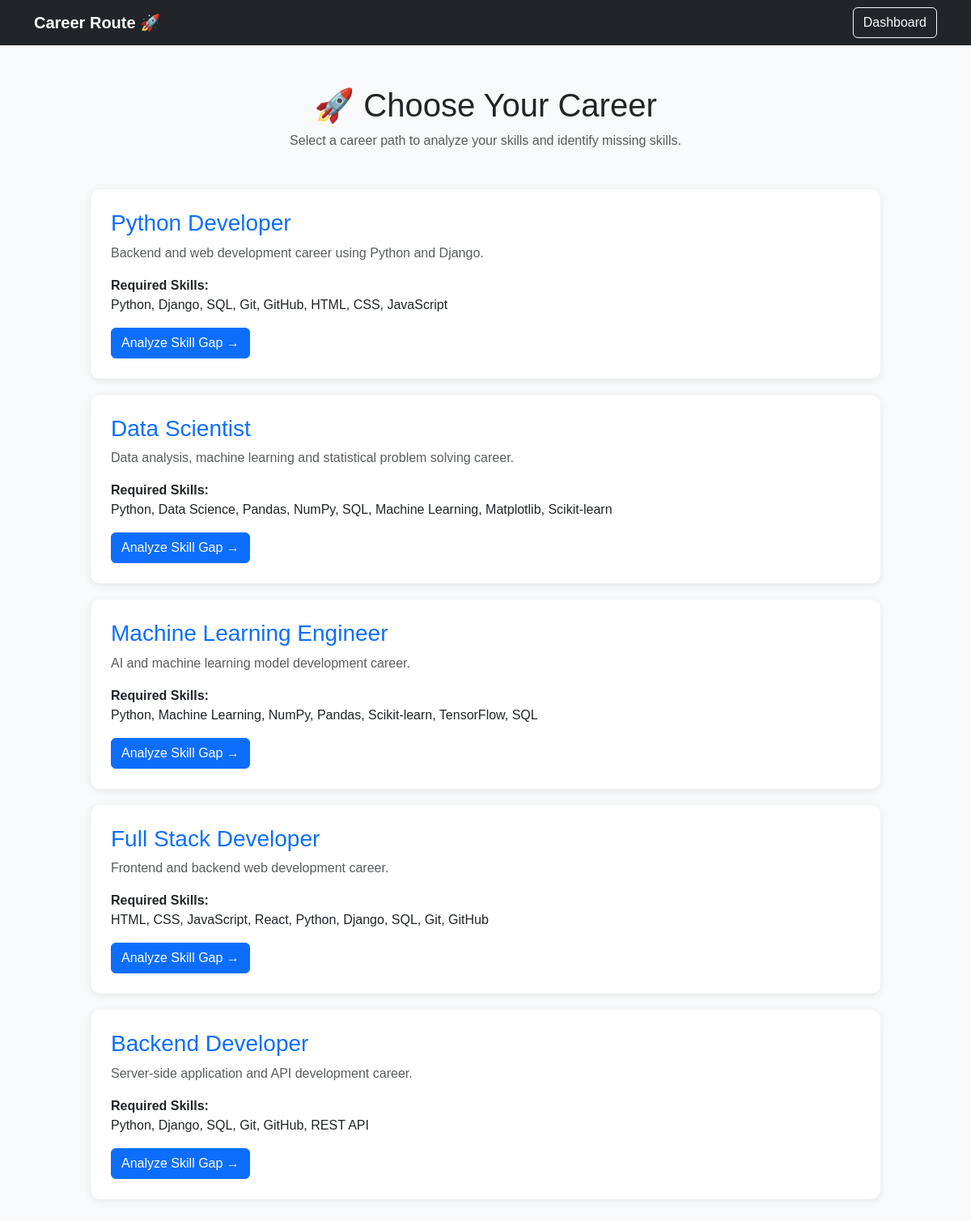
The page /skills/career/ (signed in) on the database its author committed.
### skills/models.py (models this page shows, shortened)
class Career(models.Model):
    name = models.CharField(max_length=100)
    required_skills = models.TextField()
    description = models.TextField(blank=True)

### skills/views.py (the view)
@login_required
def choose_career(request):
    careers = Career.objects.all()
    return render(
        request,
        "skills/career.html",
        {
            "careers": careers
        }
    )

### skills/templates/skills/career.html (shortened to what this page needs)
<!DOCTYPE html>
<html lang="en">
<head>
    <link
        href="https://cdn.jsdelivr.net/npm/bootstrap@5.3.3/dist/css/bootstrap.min.css"
        rel="stylesheet"
    >
</head>
<body>
<nav class="navbar navbar-dark bg-dark">
    <div class="container">
        <span class="navbar-brand fw-bold">
            Career Route 🚀
        </span>
        <a href="{% url 'dashboard' %}" class="btn btn-outline-light">
            Dashboard
        </a>
    </div>
</nav>
<div class="container career-container">
    <div class="text-center mb-5">
        <h1>🚀 Choose Your Career</h1>
        <p class="text-muted">
            Select a career path to analyze your skills and identify missing skills.
        </p>
    </div>
    {% if careers %}
        {% for career in careers %}
            <div class="career-card">
                <h3>
                    {{ career.name }}
                </h3>
                {% if career.description %}
                    <p class="text-muted">
                        {{ career.description }}
                    </p>
                {% endif %}
                <div class="mb-3">
                    <strong>
                        Required Skills:
                    </strong>
                    <p>
                        {{ career.required_skills }}
                    </p>
                </div>
                <a
                    href="{% url 'skill_gap' career.id %}"
                    class="btn btn-primary"
                >
                    Analyze Skill Gap →
                </a>
            </div>
        {% endfor %}
    {% else %}
        <div class="alert alert-warning text-center">
            No career paths are available yet.
        </div>
    {% endif %}
</div>
</body>
</html>

### skills/templates/skills/career.html (style rules this page uses)
body { background: #f8f9fa; font-family: Arial, sans-serif; }
.career-container { max-width: 1000px; margin: 50px auto; }
.career-card { background: white; border-radius: 12px; padding: 25px; margin-bottom: 20px; box-shadow: 0 2px 10px rgba(0,0,0,0.08); }
.career-card h3 { color: #0d6efd; }

### rows shown on the page
Career: name "Python Developer", description "Backend and web development career using Python and Django.", required_skills "Python, Django, SQL, Git, GitHub, HTML, CSS, JavaScript"
Career: name "Data Scientist", description "Data analysis, machine learning and statistical problem solving career.", required_skills "Python, Data Science, Pandas, NumPy, SQL, Machine Learning, Matplotlib, Scikit-learn"
Career: name "Machine Learning Engineer", description "AI and machine learning model development career.", required_skills "Python, Machine Learning, NumPy, Pandas, Scikit-learn, TensorFlow, SQL"
Career: name "Full Stack Developer", description "Frontend and backend web development career.", required_skills "HTML, CSS, JavaScript, React, Python, Django, SQL, Git, GitHub"
Career: name "Backend Developer", description "Server-side application and API development career.", required_skills "Python, Django, SQL, Git, GitHub, REST API"
